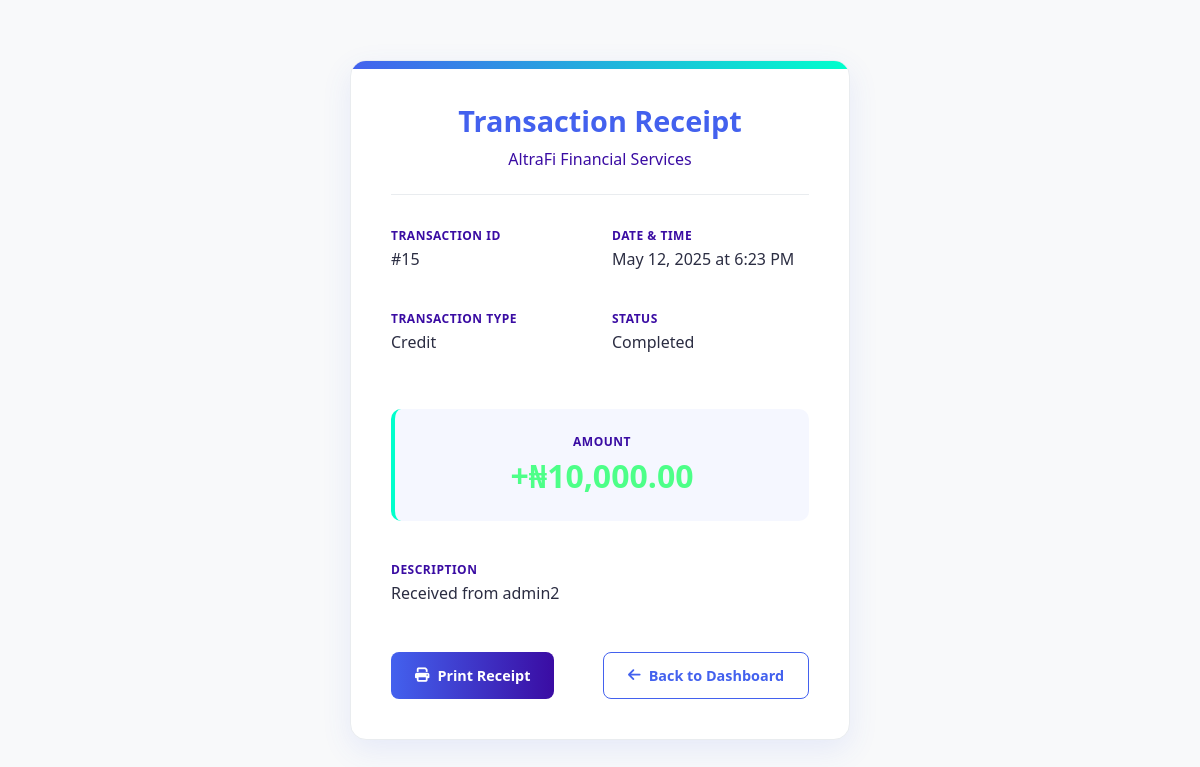
The page /receipt.php?id=15 (signed in) on the database its author committed.
### tables this page shows
CREATE TABLE `transactions` (
  `id` int(11) NOT NULL AUTO_INCREMENT,
  `user_id` int(11) NOT NULL,
  `reference` varchar(255) DEFAULT NULL,
  `amount` decimal(10,2) NOT NULL,
  `status` enum('pending','approved','cancelled') DEFAULT 'pending',
  `description` varchar(255) DEFAULT NULL,
  `date` date DEFAULT NULL,
  `created_at` timestamp NOT NULL DEFAULT current_timestamp(),
  PRIMARY KEY (`id`),
  UNIQUE KEY `reference` (`reference`),
  KEY `user_id` (`user_id`),
  CONSTRAINT `transactions_ibfk_1` FOREIGN KEY (`user_id`) REFERENCES `users` (`id`)
);

### receipt.php (the view, shortened to what this page needs)
<?php
require 'config.php';
$stmt = $pdo->prepare("SELECT * FROM transactions WHERE id = ? AND user_id = ?");
$stmt->execute([$_GET['id'], $_SESSION['user_id']]);
$transaction = $stmt->fetch();
?>
<!DOCTYPE html>
<html>
<head>
    <link rel="stylesheet" href="https://cdnjs.cloudflare.com/ajax/libs/font-awesome/6.4.0/css/all.min.css">
</head>
<body>
    <div class="receipt-container">
        <div class="receipt-header">
            <h2>Transaction Receipt</h2>
            <p>AltraFi Financial Services</p>
        </div>
        <div class="receipt-details">
            <div class="detail-item">
                <div class="detail-label">Transaction ID</div>
                <div class="detail-value">#<?= $transaction['id'] ?></div>
            </div>
            <div class="detail-item">
                <div class="detail-label">Date & Time</div>
                <div class="detail-value"><?= date('M j, Y \a\t g:i A', strtotime($transaction['created_at'])) ?></div>
            </div>
            <div class="detail-item">
                <div class="detail-label">Transaction Type</div>
                <div class="detail-value"><?= $transaction['amount'] >= 0 ? 'Credit' : 'Debit' ?></div>
            </div>
            <div class="detail-item">
                <div class="detail-label">Status</div>
                <div class="detail-value">Completed</div>
            </div>
            <div class="amount">
                <div class="detail-label">Amount</div>
                <div class="detail-value <?= $transaction['amount'] >= 0 ? 'positive' : 'negative' ?>">
                    <?= ($transaction['amount'] >= 0 ? '+' : '') . '₦' . number_format($transaction['amount'], 2) ?>
                </div>
            </div>
            <div class="detail-item full-width">
                <div class="detail-label">Description</div>
                <div class="detail-value"><?= htmlspecialchars($transaction['description'] ?? 'N/A') ?></div>
            </div>
        </div>
        <div class="receipt-footer">
            <button class="btn btn-primary" onclick="window.print()">
                <i class="fas fa-print"></i> Print Receipt
            </button>
            <a href="dashboard.php" class="btn btn-secondary">
                <i class="fas fa-arrow-left"></i> Back to Dashboard
            </a>
        </div>
    </div>
</body>
</html>

### receipt.php (style rules this page uses)
:root { --primary: #4361ee; --secondary: #3a0ca3; --accent: #00ffcc; --dark: #2b2d42; --light: #ffffff; --background: #f8f9fa; --error: #ef233c; --success: #4dff88; --border: #e9ecef; }
* { box-sizing: border-box; margin: 0; padding: 0; font-family: 'Segoe UI', 'Roboto', sans-serif; }
body { background-color: var(--background); color: var(--dark); min-height: 100vh; display: flex; justify-content: center; align-items: center; padding: 2rem; }
.receipt-container { background: var(--light); border-radius: 16px; width: 100%; max-width: 500px; padding: 2.5rem; box-shadow: 0 10px 30px rgba(67, 97, 238, 0.1); position: relative; overflow: hidden; border: 1px solid var(--border); }
.receipt-container::before { content: ''; position: absolute; top: 0; left: 0; width: 100%; height: 8px; background: linear-gradient(to right, var(--primary), var(--accent)); }
.receipt-header { text-align: center; margin-bottom: 2rem; padding-bottom: 1.5rem; border-bottom: 1px solid var(--border); }
.receipt-header h2 { font-size: 1.8rem; color: var(--primary); margin-bottom: 0.5rem; }
.receipt-header p { color: var(--secondary); font-weight: 500; }
.receipt-details { display: grid; grid-template-columns: 1fr 1fr; gap: 1.5rem; margin-bottom: 1.5rem; }
.detail-item { margin-bottom: 1rem; }
.detail-label { font-size: 0.75rem; color: var(--secondary); margin-bottom: 0.25rem; text-transform: uppercase; letter-spacing: 0.5px; font-weight: 600; }
.detail-value { font-size: 1rem; font-weight: 500; color: var(--dark); }
.amount { grid-column: span 2; text-align: center; padding: 1.5rem; margin: 1rem 0; background: rgba(67, 97, 238, 0.05); border-radius: 10px; border-left: 4px solid var(--accent); }
.amount .detail-value { font-size: 2rem; font-weight: 700; color: var(--primary); }
.positive { color: var(--success) !important; }
.receipt-footer { display: flex; justify-content: space-between; margin-top: 2rem; gap: 1rem; }
.btn { padding: 0.8rem 1.5rem; border-radius: 8px; font-weight: 600; cursor: pointer; transition: all 0.3s ease; text-decoration: none; display: inline-flex; align-items: center; gap: 0.5rem; border: none; font-size: 0.9rem; }
.btn-primary { background: linear-gradient(to right, var(--primary), var(--secondary)); color: white; }
.btn-secondary { background: white; color: var(--primary); border: 1px solid var(--primary); }
.full-width { grid-column: span 2; }

### rows shown on the page
transactions: id "15", created_at "May 12, 2025 at 6:23 PM", amount "10,000.00", description "Received from admin2"
